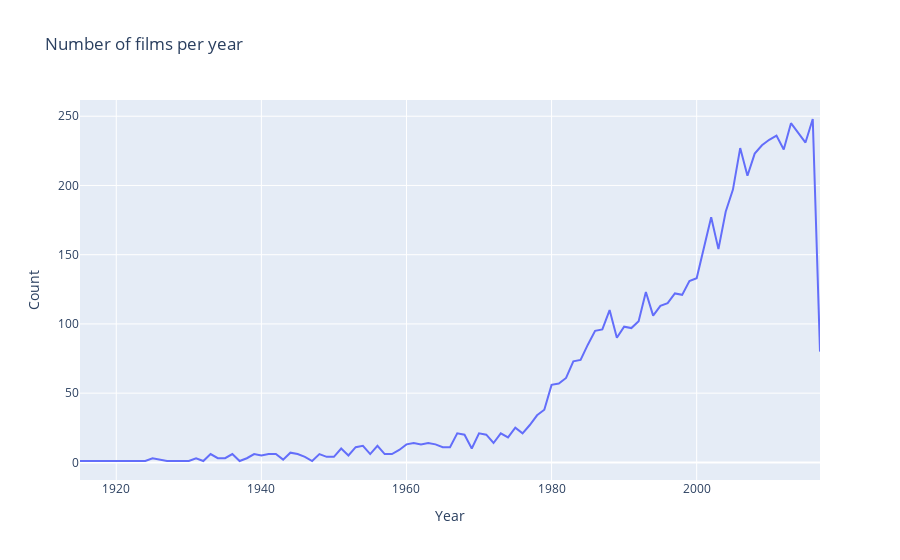

This figure's notebook cell:
### Code cell
d1 = imdb_final['release_date_year'].value_counts().sort_index()
data = [go.Scatter(x=d1.index, y=d1.values, name='imdb_final')]
layout = go.Layout(dict(title = "Number of films per year",
                  xaxis = dict(title = 'Year'),
                  yaxis = dict(title = 'Count'),
                  ),legend=dict(
                orientation="v"))
py.iplot(dict(data=data, layout=layout))

### Figure 1 — Plotly figure (JSON) as saved in the notebook; plotly's stock layout.template omitted (floating-point values rounded to 4 significant figures)
{"data": [{"name": "imdb_final", "type": "scatter", "x": [1915, 1916, 1918, 1921, 1924, 1925, 1927, 1928, 1929, 1930, 1931, 1932, 1933, 1934, 1935, 1936, 1937, 1938, 1939, 1940, 1941, 1942, 1943, 1944, 1945, 1946, 1947, 1948, 1949, 1950, 1951, 1952, 1953, 1954, 1955, 1956, 1957, 1958, 1959, 1960, 1961, 1962, 1963, 1964, 1965, 1966, 1967, 1968, 1969, 1970, 1971, 1972, 1973, 1974, 1975, 1976, 1977, 1978, 1979, 1980, 1981, 1982, 1983, 1984, 1985, 1986, 1987, 1988, 1989, 1990, 1991, 1992, 1993, 1994, 1995, 1996, 1997, 1998, 1999, 2000, 2001, 2002, 2003, 2004, 2005, 2006, 2007, 2008, 2009, 2010, 2011, 2012, 2013, 2014, 2015, 2016, 2017], "y": [1, 1, 1, 1, 1, 3, 1, 1, 1, 1, 3, 1, 6, 3, 3, 6, 1, 3, 6, 5, 6, 6, 2, 7, 6, 4, 1, 6, 4, 4, 10, 5, 11, 12, 6, 12, 6, 6, 9, 13, 14, 13, 14, 13, 11, 11, 21, 20, 10, 21, 20, 14, 21, 18, 25, 21, 27, 34, 38, 56, 57, 61, 73, 74, 85, 95, 96, 110, 90, 98, 97, 102, 123, 106, 113, 115, 122, 121, 131, 133, 155, 177, 154, 181, 197, 227, 207, 223, 229, 233, 236, 226, 245, 238, 231, 248, 80]}], "layout": {"autosize": true, "legend": {"orientation": "v"}, "title": {"text": "Number of films per year"}, "xaxis": {"autorange": true, "range": [1915, 2017], "title": {"text": "Year"}, "type": "linear"}, "yaxis": {"autorange": true, "range": [-12.72, 261.7], "title": {"text": "Count"}, "type": "linear"}}}
